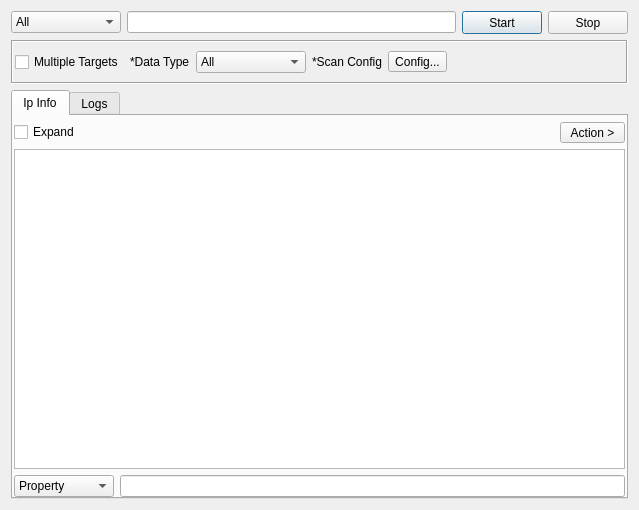
<?xml version="1.0" encoding="UTF-8"?>
<ui version="4.0">
 <class>IpTool</class>
 <widget class="QDialog" name="IpTool">
  <property name="geometry">
   <rect>
    <x>0</x>
    <y>0</y>
    <width>639</width>
    <height>510</height>
   </rect>
  </property>
  <property name="windowTitle">
   <string>IP Address Tool</string>
  </property>
  <layout class="QVBoxLayout" name="verticalLayout_2">
   <item>
    <layout class="QHBoxLayout" name="horizontalLayout">
     <item>
      <widget class="QComboBox" name="comboBoxEngine">
       <property name="minimumSize">
        <size>
         <width>110</width>
         <height>0</height>
        </size>
       </property>
       <item>
        <property name="text">
         <string>All</string>
        </property>
       </item>
       <item>
        <property name="text">
         <string>IpInfo</string>
        </property>
       </item>
       <item>
        <property name="text">
         <string>IpApi</string>
        </property>
       </item>
      </widget>
     </item>
     <item>
      <widget class="QLineEdit" name="lineEditTarget"/>
     </item>
     <item>
      <widget class="QPushButton" name="buttonStart">
       <property name="minimumSize">
        <size>
         <width>75</width>
         <height>23</height>
        </size>
       </property>
       <property name="sizeIncrement">
        <size>
         <width>0</width>
         <height>0</height>
        </size>
       </property>
       <property name="text">
        <string>Start</string>
       </property>
      </widget>
     </item>
     <item>
      <widget class="QPushButton" name="buttonStop">
       <property name="minimumSize">
        <size>
         <width>75</width>
         <height>23</height>
        </size>
       </property>
       <property name="sizeIncrement">
        <size>
         <width>0</width>
         <height>0</height>
        </size>
       </property>
       <property name="text">
        <string>Stop</string>
       </property>
      </widget>
     </item>
    </layout>
   </item>
   <item>
    <widget class="QFrame" name="frame">
     <property name="frameShape">
      <enum>QFrame::Box</enum>
     </property>
     <property name="frameShadow">
      <enum>QFrame::Sunken</enum>
     </property>
     <layout class="QHBoxLayout" name="horizontalLayout_2">
      <property name="leftMargin">
       <number>2</number>
      </property>
      <property name="rightMargin">
       <number>2</number>
      </property>
      <item>
       <widget class="QCheckBox" name="checkBoxMultipleTargets">
        <property name="text">
         <string>Multiple Targets</string>
        </property>
       </widget>
      </item>
      <item>
       <widget class="QLabel" name="label">
        <property name="text">
         <string>*Data Type</string>
        </property>
       </widget>
      </item>
      <item>
       <widget class="QComboBox" name="comboBox_2">
        <property name="minimumSize">
         <size>
          <width>110</width>
          <height>0</height>
         </size>
        </property>
        <item>
         <property name="text">
          <string>All</string>
         </property>
        </item>
       </widget>
      </item>
      <item>
       <widget class="QLabel" name="label_2">
        <property name="text">
         <string>*Scan Config</string>
        </property>
       </widget>
      </item>
      <item>
       <widget class="QToolButton" name="buttonConfig">
        <property name="text">
         <string>Config...</string>
        </property>
       </widget>
      </item>
      <item>
       <spacer name="horizontalSpacer">
        <property name="orientation">
         <enum>Qt::Horizontal</enum>
        </property>
        <property name="sizeHint" stdset="0">
         <size>
          <width>396</width>
          <height>20</height>
         </size>
        </property>
       </spacer>
      </item>
     </layout>
    </widget>
   </item>
   <item>
    <widget class="QTabWidget" name="tabWidget">
     <property name="currentIndex">
      <number>0</number>
     </property>
     <widget class="QWidget" name="tabInfo">
      <attribute name="title">
       <string>Ip Info</string>
      </attribute>
      <layout class="QVBoxLayout" name="verticalLayout">
       <property name="leftMargin">
        <number>1</number>
       </property>
       <property name="topMargin">
        <number>6</number>
       </property>
       <property name="rightMargin">
        <number>1</number>
       </property>
       <property name="bottomMargin">
        <number>0</number>
       </property>
       <item>
        <layout class="QHBoxLayout" name="horizontalLayout_3">
         <item>
          <widget class="QCheckBox" name="checkBoxExpand">
           <property name="text">
            <string>Expand</string>
           </property>
          </widget>
         </item>
         <item>
          <spacer name="horizontalSpacer_2">
           <property name="orientation">
            <enum>Qt::Horizontal</enum>
           </property>
           <property name="sizeHint" stdset="0">
            <size>
             <width>40</width>
             <height>20</height>
            </size>
           </property>
          </spacer>
         </item>
         <item>
          <widget class="QToolButton" name="toolButton">
           <property name="minimumSize">
            <size>
             <width>65</width>
             <height>20</height>
            </size>
           </property>
           <property name="text">
            <string>Action &gt;</string>
           </property>
          </widget>
         </item>
        </layout>
       </item>
       <item>
        <widget class="QTreeView" name="treeResults">
         <property name="acceptDrops">
          <bool>false</bool>
         </property>
         <property name="alternatingRowColors">
          <bool>true</bool>
         </property>
         <property name="selectionMode">
          <enum>QAbstractItemView::SingleSelection</enum>
         </property>
         <attribute name="headerCascadingSectionResizes">
          <bool>true</bool>
         </attribute>
         <attribute name="headerMinimumSectionSize">
          <number>200</number>
         </attribute>
         <attribute name="headerDefaultSectionSize">
          <number>300</number>
         </attribute>
         <attribute name="headerHighlightSections">
          <bool>true</bool>
         </attribute>
        </widget>
       </item>
       <item>
        <layout class="QHBoxLayout" name="horizontalLayout_4">
         <item>
          <widget class="QComboBox" name="comboBox_3">
           <property name="minimumSize">
            <size>
             <width>100</width>
             <height>0</height>
            </size>
           </property>
           <item>
            <property name="text">
             <string>Property</string>
            </property>
           </item>
           <item>
            <property name="text">
             <string>Value</string>
            </property>
           </item>
          </widget>
         </item>
         <item>
          <widget class="QLineEdit" name="lineEditFilter"/>
         </item>
        </layout>
       </item>
      </layout>
     </widget>
     <widget class="QWidget" name="tabLogs">
      <attribute name="title">
       <string>Logs</string>
      </attribute>
      <layout class="QVBoxLayout" name="verticalLayout_3">
       <property name="leftMargin">
        <number>2</number>
       </property>
       <property name="topMargin">
        <number>6</number>
       </property>
       <property name="rightMargin">
        <number>2</number>
       </property>
       <property name="bottomMargin">
        <number>0</number>
       </property>
       <item>
        <widget class="QPlainTextEdit" name="plainTextEditLogs"/>
       </item>
      </layout>
     </widget>
    </widget>
   </item>
  </layout>
 </widget>
 <resources/>
 <connections/>
</ui>
